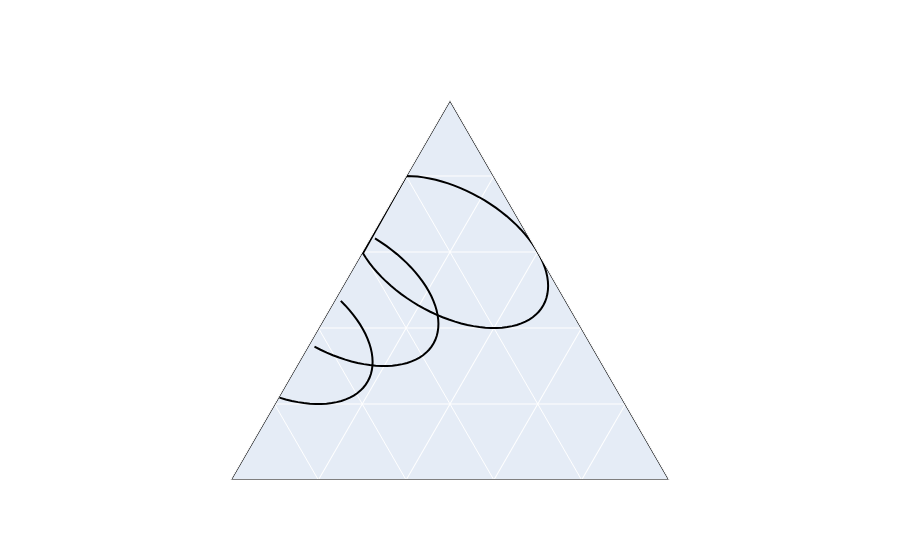

The notebook cell saved with this chart:
### Code cell
import plotly.graph_objects as go
import numpy as np
from plotly.graph_objects import Layout

# Set layout with background color you want (rgba values)
# This one is for white background
layout = Layout(plot_bgcolor='rgba(255,255,255,1)')

# Initialize the ternary plot
fig = go.Figure(layout=layout)

# Define circle parameters
circle_centers = [(50, 50), (60, 20), (40, 70)]  # Centers of the circles
r = 20  # Radius

# Draw circular curves
for cx, cy in circle_centers:
    # Range of the parameter
    t = np.linspace(0, 2*np.pi, 100)

    # Parametric equations of the circle
    x = r * np.cos(t) + cx
    y = r * np.sin(t) + cy

    # Third coordinate
    z = 100 - x - y

    # Filter points that don't fit the requirements of a ternary plot
    points = [(x[i], y[i], z[i]) for i in range(len(x)) if z[i] >= 0]

    # Plot the curve
    fig.add_trace(go.Scatterternary({
        'mode': 'lines',
        'a': [p[0] for p in points],
        'b': [p[1] for p in points],
        'c': [p[2] for p in points],
        'line': {'color': 'black', 'width': 2},
        'showlegend': False
    }))

# Define edges of the triangle
edges = [
    {'a': [0, 100], 'b': [100, 0], 'c': [0, 0]},  # Bottom edge
    {'a': [0, 0], 'b': [0, 100], 'c': [100, 0]},  # Left edge
    {'a': [100, 0], 'b': [0, 0], 'c': [0, 100]}   # Right edge
]

# Draw the edges
for edge in edges:
    fig.add_trace(go.Scatterternary({
        'mode': 'lines',
        'a': edge['a'],
        'b': edge['b'],
        'c': edge['c'],
        'line': {'color': 'black', 'width': 2},
        'showlegend': False
    }))

# Update the layout
fig.update_layout({
    'ternary': {
        'sum': 100,
        'aaxis': {'title': 'H2O', 'tickformat': '.0f', 'showticklabels': False, 'color':'white'},
        'baxis': {'title': 'C12H25(OCH2CH2)5OH', 'tickformat': '.0f', 'showticklabels': False, 'color':'white'},
        'caxis': {'title': 'C14H29COONa', 'tickformat': '.0f', 'showticklabels': False, 'color':'white'}
    },
    'annotations': [{
        'showarrow': False,
        'text': '',
        'x': 0.5,
        'y': 1.3,
        'font': { 'size': 15 }
    }],
    'showlegend': False
})

# Show the figure
fig.show()

### Figure 1 — Plotly figure (JSON) as saved in the notebook; plotly's stock layout.template omitted (floating-point values rounded to 4 significant figures)
{"data": [{"a": [35.09, 34.28, 33.53, 32.84, 32.22, 31.68, 31.21, 30.81, 30.49, 30.25, 30.09, 30.01, 30.01, 30.09, 30.25, 30.49, 30.81, 31.21, 31.68, 32.22, 32.84, 33.53, 34.28, 35.09, 35.97, 36.9, 37.89, 38.92, 40.0, 41.12, 42.27, 43.46, 44.67, 45.9, 47.15, 48.42, 49.68, 50.95, 52.22, 53.47, 54.72, 55.94, 57.14, 58.31, 59.45, 60.54, 61.6, 62.61, 63.57], "b": [63.34, 62.36, 61.34, 60.27, 59.16, 58.02, 56.84, 55.63, 54.41, 53.16, 51.9, 50.63, 49.37, 48.1, 46.84, 45.59, 44.37, 43.16, 41.98, 40.84, 39.73, 38.66, 37.64, 36.66, 35.75, 34.89, 34.08, 33.35, 32.68, 32.08, 31.55, 31.1, 30.72, 30.42, 30.2, 30.06, 30.0, 30.02, 30.12, 30.3, 30.56, 30.9, 31.32, 31.81, 32.37, 33.01, 33.71, 34.48, 35.31], "c": [1.57, 3.358, 5.132, 6.886, 8.612, 10.3, 11.95, 13.56, 15.1, 16.59, 18.01, 19.36, 20.62, 21.81, 22.91, 23.91, 24.82, 25.63, 26.34, 26.94, 27.43, 27.81, 28.08, 28.24, 28.28, 28.21, 28.03, 27.73, 27.32, 26.8, 26.17, 25.44, 24.61, 23.67, 22.64, 21.52, 20.31, 19.03, 17.66, 16.22, 14.72, 13.16, 11.55, 9.884, 8.184, 6.45, 4.69, 2.912, 1.122], "line": {"color": "black", "width": 2}, "mode": "lines", "showlegend": false, "type": "scatterternary"}, {"a": [80, 59.68, 58.42, 57.15, 55.9, 54.67, 53.46, 52.27, 51.12, 50, 48.92, 47.89, 46.9, 45.97, 45.09, 44.28, 43.53, 42.84, 42.22, 41.68, 41.21, 40.81, 40.49, 40.25, 40.09, 40.01, 40.01, 40.09, 40.25, 40.49, 40.81, 41.21, 41.68, 42.22, 42.84, 43.53, 44.28, 45.09, 45.97, 46.9, 47.89, 48.92, 50.0, 51.12, 52.27, 53.46, 54.67, 55.9, 57.15, 58.42, 59.68, 60.95, 62.22, 63.47, 64.72, 65.94, 67.14, 68.31, 69.45, 70.54, 71.6, 72.61, 73.57, 74.47, 75.32, 76.11, 76.83, 77.48, 78.06, 78.57, 79.0, 79.36, 79.64, 79.84, 79.96, 80], "b": [20, 40.0, 39.94, 39.8, 39.58, 39.28, 38.9, 38.45, 37.92, 37.32, 36.65, 35.92, 35.11, 34.25, 33.34, 32.36, 31.34, 30.27, 29.16, 28.02, 26.84, 25.63, 24.41, 23.16, 21.9, 20.63, 19.37, 18.1, 16.84, 15.59, 14.37, 13.16, 11.98, 10.84, 9.726, 8.659, 7.637, 6.665, 5.746, 4.885, 4.085, 3.349, 2.679, 2.08, 1.553, 1.1, 0.7232, 0.424, 0.2036, 0.0629, 0.002517, 0.02265, 0.1232, 0.3038, 0.5638, 0.902, 1.317, 1.807, 2.371, 3.005, 3.708, 4.477, 5.308, 6.198, 7.144, 8.142, 9.187, 10.28, 11.4, 12.57, 13.76, 14.98, 16.21, 17.47, 18.73, 20.0], "c": [0, 0.3198, 1.648, 3.05, 4.52, 6.053, 7.641, 9.28, 10.96, 12.68, 14.43, 16.2, 17.98, 19.78, 21.57, 23.36, 25.13, 26.89, 28.61, 30.3, 31.95, 33.56, 35.1, 36.59, 38.01, 39.36, 40.62, 41.81, 42.91, 43.91, 44.82, 45.63, 46.34, 46.94, 47.43, 47.81, 48.08, 48.24, 48.28, 48.21, 48.03, 47.73, 47.32, 46.8, 46.17, 45.44, 44.61, 43.67, 42.64, 41.52, 40.31, 39.03, 37.66, 36.22, 34.72, 33.16, 31.55, 29.88, 28.18, 26.45, 24.69, 22.91, 21.12, 19.33, 17.53, 15.75, 13.99, 12.25, 10.54, 8.866, 7.239, 5.664, 4.146, 2.693, 1.309, 3.553e-15], "line": {"color": "black", "width": 2}, "mode": "lines", "showlegend": false, "type": "scatterternary"}, {"a": [21.68, 21.21, 20.81, 20.49, 20.25, 20.09, 20.01, 20.01, 20.09, 20.25, 20.49, 20.81, 21.21, 21.68, 22.22, 22.84, 23.53, 24.28, 25.09, 25.97, 26.9, 27.89, 28.92, 30.0, 31.12, 32.27, 33.46, 34.67, 35.9, 37.15, 38.42, 39.68, 40.95, 42.22, 43.47, 44.72, 45.94, 47.14], "b": [78.02, 76.84, 75.63, 74.41, 73.16, 71.9, 70.63, 69.37, 68.1, 66.84, 65.59, 64.37, 63.16, 61.98, 60.84, 59.73, 58.66, 57.64, 56.66, 55.75, 54.89, 54.08, 53.35, 52.68, 52.08, 51.55, 51.1, 50.72, 50.42, 50.2, 50.06, 50.0, 50.02, 50.12, 50.3, 50.56, 50.9, 51.32], "c": [0.3036, 1.953, 3.555, 5.102, 6.589, 8.008, 9.355, 10.62, 11.81, 12.91, 13.91, 14.82, 15.63, 16.34, 16.94, 17.43, 17.81, 18.08, 18.24, 18.28, 18.21, 18.03, 17.73, 17.32, 16.8, 16.17, 15.44, 14.61, 13.67, 12.64, 11.52, 10.31, 9.026, 7.66, 6.223, 4.721, 3.16, 1.545], "line": {"color": "black", "width": 2}, "mode": "lines", "showlegend": false, "type": "scatterternary"}, {"a": [0, 100], "b": [100, 0], "c": [0, 0], "line": {"color": "black", "width": 2}, "mode": "lines", "showlegend": false, "type": "scatterternary"}, {"a": [0, 0], "b": [0, 100], "c": [100, 0], "line": {"color": "black", "width": 2}, "mode": "lines", "showlegend": false, "type": "scatterternary"}, {"a": [100, 0], "b": [0, 0], "c": [0, 100], "line": {"color": "black", "width": 2}, "mode": "lines", "showlegend": false, "type": "scatterternary"}], "layout": {"annotations": [{"font": {"size": 15}, "showarrow": false, "text": "", "x": 0.5, "y": 1.3}], "plot_bgcolor": "rgba(255,255,255,1)", "showlegend": false, "ternary": {"aaxis": {"color": "white", "showticklabels": false, "tickformat": ".0f", "title": {"text": "H2O"}}, "baxis": {"color": "white", "showticklabels": false, "tickformat": ".0f", "title": {"text": "C12H25(OCH2CH2)5OH"}}, "caxis": {"color": "white", "showticklabels": false, "tickformat": ".0f", "title": {"text": "C14H29COONa"}}, "sum": 100}}}
